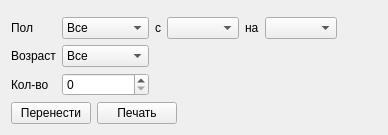
     <widget class="QWidget" name="tabMonitoring">
      <attribute name="title">
       <string>Мониторинг</string>
      </attribute>
      <layout class="QGridLayout" name="gridLayout">
       <item row="0" column="0">
        <widget class="CClientAttachMonitoring" name="clientAttachMonitoring" native="true">
         <property name="sizePolicy">
          <sizepolicy hsizetype="Preferred" vsizetype="Expanding">
           <horstretch>0</horstretch>
           <verstretch>0</verstretch>
          </sizepolicy>
         </property>
        </widget>
       </item>
       <item row="1" column="0">
        <layout class="QGridLayout" name="gridMoveFromOneToOther">
         <item row="0" column="0">
          <widget class="QLabel" name="lblMovingSex">
           <property name="sizePolicy">
            <sizepolicy hsizetype="Fixed" vsizetype="Preferred">
             <horstretch>0</horstretch>
             <verstretch>0</verstretch>
            </sizepolicy>
           </property>
           <property name="text">
            <string>Пол</string>
           </property>
          </widget>
         </item>
         <item row="1" column="1">
          <widget class="QComboBox" name="cmbMovingAge">
           <property name="enabled">
            <bool>true</bool>
           </property>
           <property name="sizePolicy">
            <sizepolicy hsizetype="Minimum" vsizetype="Fixed">
             <horstretch>0</horstretch>
             <verstretch>0</verstretch>
            </sizepolicy>
           </property>
           <item>
            <property name="text">
             <string>Все</string>
            </property>
           </item>
           <item>
            <property name="text">
             <string>Дети</string>
            </property>
           </item>
           <item>
            <property name="text">
             <string>Взрослые</string>
            </property>
           </item>
          </widget>
         </item>
         <item row="2" column="1">
          <widget class="QSpinBox" name="edtMovingCount">
           <property name="enabled">
            <bool>true</bool>
           </property>
           <property name="sizePolicy">
            <sizepolicy hsizetype="Minimum" vsizetype="Fixed">
             <horstretch>0</horstretch>
             <verstretch>0</verstretch>
            </sizepolicy>
           </property>
           <property name="maximum">
            <number>100000</number>
           </property>
          </widget>
         </item>
         <item row="2" column="0">
          <widget class="QLabel" name="lblMovingCount">
           <property name="sizePolicy">
            <sizepolicy hsizetype="Fixed" vsizetype="Preferred">
             <horstretch>0</horstretch>
             <verstretch>0</verstretch>
            </sizepolicy>
           </property>
           <property name="text">
            <string>Кол-во</string>
           </property>
          </widget>
         </item>
         <item row="0" column="1">
          <widget class="QComboBox" name="cmbMovingSex">
           <property name="enabled">
            <bool>true</bool>
           </property>
           <property name="sizePolicy">
            <sizepolicy hsizetype="Minimum" vsizetype="Fixed">
             <horstretch>0</horstretch>
             <verstretch>0</verstretch>
            </sizepolicy>
           </property>
           <item>
            <property name="text">
             <string>Все</string>
            </property>
           </item>
           <item>
            <property name="text">
             <string>Мужчины</string>
            </property>
           </item>
           <item>
            <property name="text">
             <string>Женщины</string>
            </property>
           </item>
          </widget>
         </item>
         <item row="1" column="0">
          <widget class="QLabel" name="lblMovingAge">
           <property name="sizePolicy">
            <sizepolicy hsizetype="Fixed" vsizetype="Preferred">
             <horstretch>0</horstretch>
             <verstretch>0</verstretch>
            </sizepolicy>
           </property>
           <property name="text">
            <string>Возраст</string>
           </property>
          </widget>
         </item>
         <item row="0" column="2">
          <layout class="QHBoxLayout" name="horizontalLayout_3">
           <item>
            <widget class="QLabel" name="lblMovingFrom">
             <property name="sizePolicy">
              <sizepolicy hsizetype="Fixed" vsizetype="Preferred">
               <horstretch>0</horstretch>
               <verstretch>0</verstretch>
              </sizepolicy>
             </property>
             <property name="text">
              <string>с</string>
             </property>
            </widget>
           </item>
           <item>
            <widget class="COrgStructureComboBox" name="cmbMovingFromOrgStructure">
             <property name="enabled">
              <bool>true</bool>
             </property>
             <property name="sizePolicy">
              <sizepolicy hsizetype="MinimumExpanding" vsizetype="Fixed">
               <horstretch>0</horstretch>
               <verstretch>0</verstretch>
              </sizepolicy>
             </property>
            </widget>
           </item>
           <item>
            <widget class="QLabel" name="lblMovingTo">
             <property name="sizePolicy">
              <sizepolicy hsizetype="Fixed" vsizetype="Preferred">
               <horstretch>0</horstretch>
               <verstretch>0</verstretch>
              </sizepolicy>
             </property>
             <property name="text">
              <string>на</string>
             </property>
            </widget>
           </item>
           <item>
            <widget class="COrgStructureComboBox" name="cmbMovingToOrgStructure">
             <property name="enabled">
              <bool>true</bool>
             </property>
             <property name="sizePolicy">
              <sizepolicy hsizetype="MinimumExpanding" vsizetype="Fixed">
               <horstretch>0</horstretch>
               <verstretch>0</verstretch>
              </sizepolicy>
             </property>
            </widget>
           </item>
           <item>
            <spacer name="horizontalSpacer_14">
             <property name="orientation">
              <enum>Qt::Horizontal</enum>
             </property>
             <property name="sizeHint" stdset="0">
              <size>
               <width>40</width>
               <height>20</height>
              </size>
             </property>
            </spacer>
           </item>
          </layout>
         </item>
        </layout>
       </item>
       <item row="2" column="0">
        <layout class="QHBoxLayout" name="horizontalLayout_13">
         <item>
          <widget class="QPushButton" name="btnMoveAttaches">
           <property name="text">
            <string>Перенести</string>
           </property>
          </widget>
         </item>
         <item>
          <widget class="QPushButton" name="btnPrintReport">
           <property name="text">
            <string>Печать</string>
           </property>
          </widget>
         </item>
         <item>
          <spacer name="horizontalSpacer_12">
           <property name="orientation">
            <enum>Qt::Horizontal</enum>
           </property>
           <property name="sizeHint" stdset="0">
            <size>
             <width>40</width>
             <height>20</height>
            </size>
           </property>
          </spacer>
         </item>
        </layout>
       </item>
      </layout>
     </widget>
